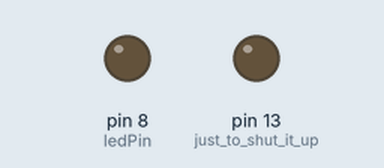
A sketch run on a simulated Arduino Uno, built with avr-gcc and run on an emulated ATmega328P. On the bench: output pins drawn as LEDs (lit = HIGH).

Above: at 0.5 s.
At 6.42 s:
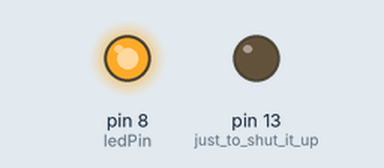
Timing chart, 0 to 8.5 s (numbered marks = the images above):
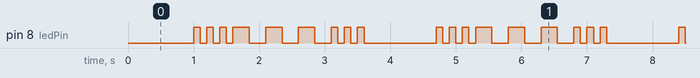

The sketch:

sketch_SOS_variables.ino
```cpp
// Setting the variables here - there's basically two types of variables for Arduino, basically: ints and floats (there's also strings, ofc)
int ledPin=8;
float pi=3.14;
int ping=100;
int pong=250;
int longW=1000;

void setup() {
  pinMode(ledPin,OUTPUT);
  pinMode(13,OUTPUT); // just to shut it up
}

void loop() {
  delay(longW); //just to make it readable
  // short
  for (int i = 0; i < 3; i++) {
    digitalWrite(ledPin,HIGH);
    delay(ping);
    digitalWrite(ledPin,LOW);
    delay(ping);
  }

  // long
  for (int i = 0; i < 3; i++) {
    digitalWrite(ledPin,HIGH);
    delay(pong);
    digitalWrite(ledPin,LOW);
    delay(pong);
  }

  // short
  for (int i = 0; i < 3; i++) {
    digitalWrite(ledPin,HIGH);
    delay(ping);
    digitalWrite(ledPin,LOW);
    delay(ping);
  }

}
```

Measured:
- by itself, pin 8 (ledPin): repeats every 3.7 s: 2 × (LOW 0.10 s, HIGH 0.10 s), LOW 0.10 s, 3 × (HIGH 0.25 s, LOW 0.25 s), 2 × (HIGH 0.10 s, LOW 0.10 s), HIGH 0.10 s, LOW 1.1 s, HIGH 0.10 s
- by itself, everything shown: repeats every 3.7 s, in 18 steps
